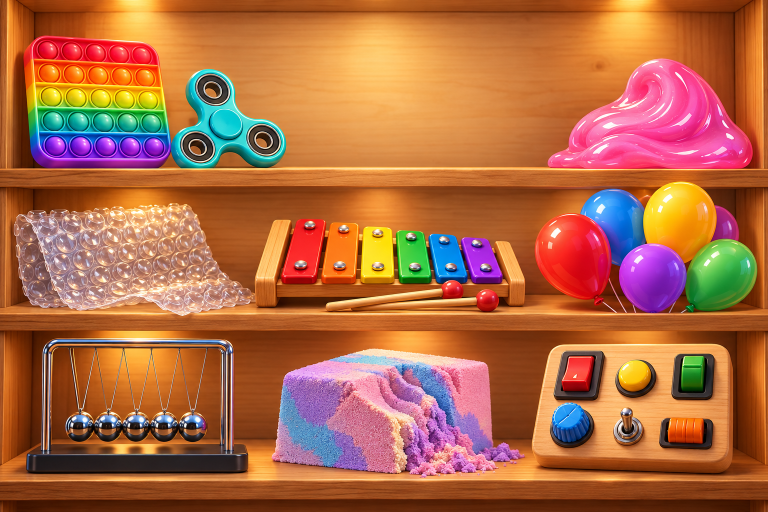
#> input picture fidget-toy-box/art_src/cover_land.png, 1536 x 1024 px (shown at 1/2 size)
$ python make_store_assets.py
#> lines starting #> are read from the running program, lines starting #| are printed output that depends on the picture; pictures that were not available may be replaced by others from this repository, and a replacement may not be noted
#!/usr/bin/env python3
"""Store / portal images from the Codex key art (art_src/) → store/.

  store/youtube/   thumbnails WITHOUT title text (Playables forbids branding/logos in thumbnails)
  store/titled/    the same crops with the game logo, for itch.io, CrazyGames, GameDistribution…
  store/icon_*.png square icons
"""
from pathlib import Path

from PIL import Image, ImageFilter

ROOT = Path(__file__).resolve().parent.parent
SRC = ROOT / "art_src"
OUT = ROOT / "store"


def crop_to(img, ratio, anchor_y=0.5):
    w, h = img.size
    if w / h > ratio:
        nw = round(h * ratio)
        x = (w - nw) // 2
        return img.crop((x, 0, x + nw, h))
    nh = round(w / ratio)
    y = round((h - nh) * anchor_y)
    return img.crop((0, y, w, y + nh))


def fit(img, size, anchor_y=0.5):
    return crop_to(img, size[0] / size[1], anchor_y).resize(size, Image.LANCZOS)


def add_logo(img, logo, width_frac, top_frac):
    img = img.convert("RGBA")
    lw = round(img.width * width_frac)
    lg = logo.resize((lw, round(logo.height * lw / logo.width)), Image.LANCZOS)
    x = (img.width - lg.width) // 2
    y = round(img.height * top_frac)
    # soft dark glow behind the logo so it reads on any background
    shadow = Image.new("RGBA", img.size, (0, 0, 0, 0))
    alpha = lg.getchannel("A").point(lambda a: int(a * 0.55))
    blob = Image.new("RGBA", lg.size, (40, 18, 5, 255))
    blob.putalpha(alpha)
    shadow.alpha_composite(blob, (x, y + max(4, lg.height // 40)))
    shadow = shadow.filter(ImageFilter.GaussianBlur(max(6, lg.height // 18)))
    img.alpha_composite(shadow)
    img.alpha_composite(lg, (x, y))
    return img.convert("RGB")


def save(img, path, quality=90):
    path.parent.mkdir(parents=True, exist_ok=True)
    if path.suffix == ".jpg":
        img.convert("RGB").save(path, quality=quality, optimize=True, progressive=True)
    else:
        img.save(path, optimize=True)
    print(f"{str(path.relative_to(ROOT)):42s} {img.size[0]}x{img.size[1]}  {path.stat().st_size // 1024} KB")


def main():
    land = Image.open(SRC / "cover_land.png").convert("RGB")
#> land is the input picture: PIL image 1536x1024 RGB; mean R, G, B 175.9, 106, 68.8
    port = Image.open(SRC / "cover_port.png").convert("RGB")
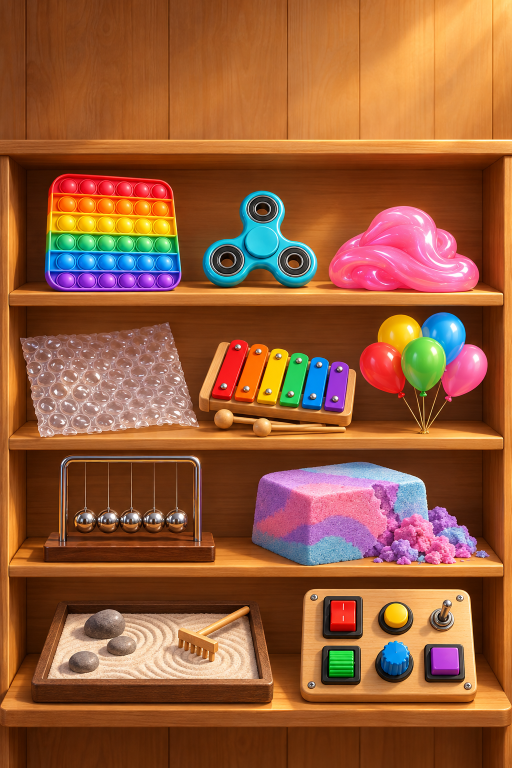
#> input picture fidget-toy-box/art_src/cover_port.png, 1024 x 1536 px (shown at 1/2 size)
#> port is the input picture: PIL image 1024x1536 RGB; mean R, G, B 151.1, 92.1, 57
    icon = Image.open(SRC / "icon.png").convert("RGB")
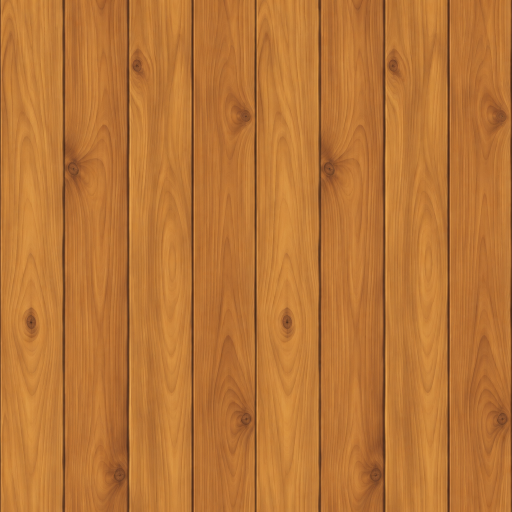
#> input picture fidget-toy-box/art_src/bg_wood.png, 1024 x 1024 px, given in place of icon.png, which was not available (shown at 1/2 size)
#> icon is the input picture: PIL image 1024x1024 RGB; mean R, G, B 185.3, 117.5, 54.2
    logo = Image.open(SRC / "logo.png").convert("RGBA")
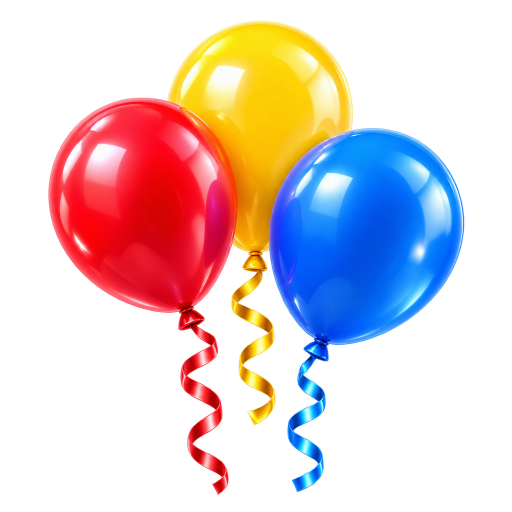
#> input picture fidget-toy-box/art_src/thumb_balloons.png, 1024 x 1024 px, given in place of logo.png, which was not available (shown at 1/2 size)
#> logo is the input picture: PIL image 1024x1024 RGBA; mean R, G, B, A 63.4, 45, 47.5, 91.6
    logo = logo.crop(logo.getchannel("A").point(lambda a: 255 if a > 12 else 0).getbbox())
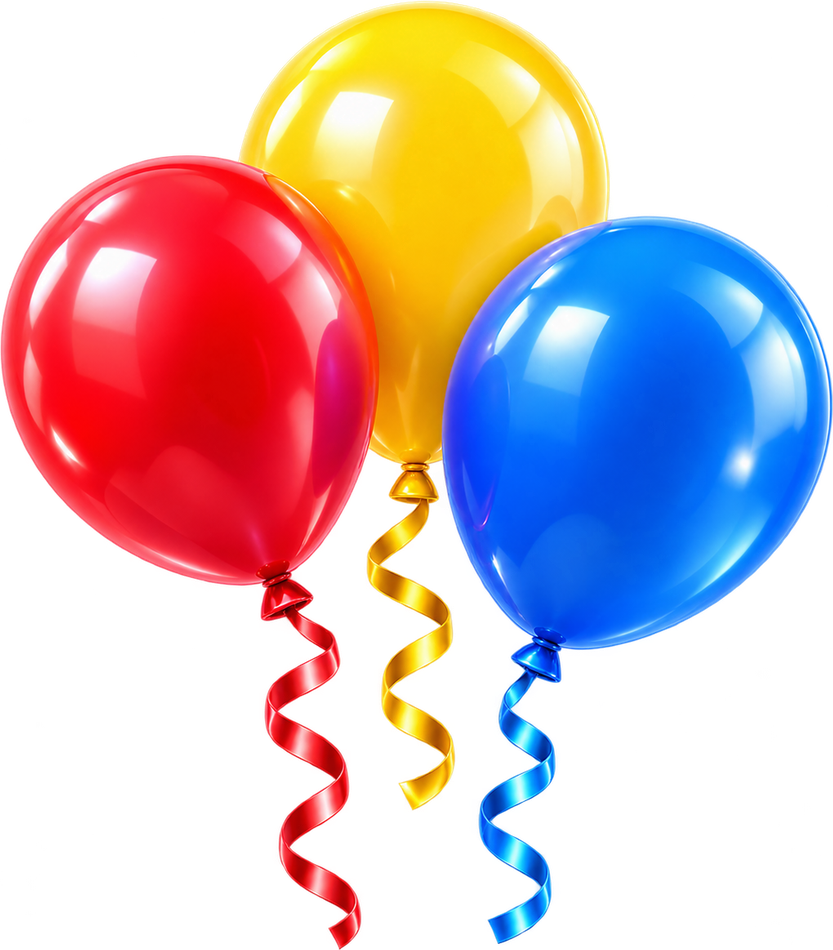
#> logo: PIL image 833x950 RGBA; mean R, G, B, A 83.9, 59.6, 62.8, 121.4; transparent parts drawn white

    sizes = {
        "landscape_1920x1080": (land, (1920, 1080), 0.45, (0.42, 0.03)),
        "landscape_1280x720": (land, (1280, 720), 0.45, (0.42, 0.03)),
        "landscape_800x450": (land, (800, 450), 0.45, (0.42, 0.03)),
        "portrait_1080x1920": (port, (1080, 1920), 0.5, (0.86, 0.035)),
        "portrait_800x1200": (port, (800, 1200), 0.4, (0.86, 0.03)),
        "square_1080x1080": (land, (1080, 1080), 0.5, (0.64, 0.025)),
        "square_800x800": (land, (800, 800), 0.5, (0.64, 0.025)),
        "itch_cover_630x500": (land, (630, 500), 0.5, (0.64, 0.025)),
    }
    for name, (src, size, ay, (lw, ly)) in sizes.items():
        base = fit(src, size, ay)
        save(base, OUT / "youtube" / f"{name}.jpg")
        save(add_logo(base, logo, lw, ly), OUT / "titled" / f"{name}.jpg")
#> this loop made 1 pass
#> (name, size, ay, ly) on pass 1: ('landscape_1920x1080', (1920, 1080), 0.45, 0.03)
#> pass 1, in main, `base = fit(src, size, ay)`:
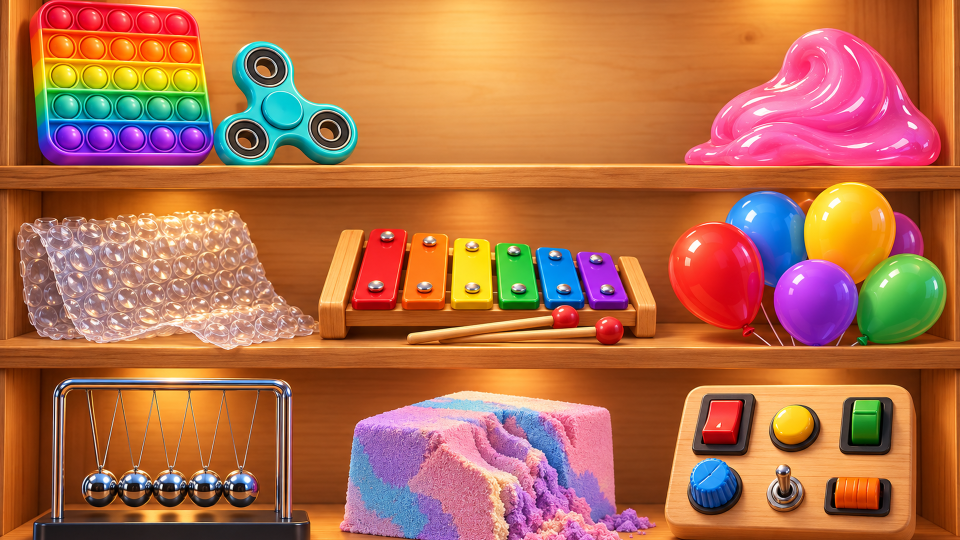
#> base: PIL image 1920x1080 RGB (shown at 1/2 size); mean R, G, B 178.9, 109.7, 75.1
    for s in (1024, 512, 256):
        save(icon.resize((s, s), Image.LANCZOS), OUT / f"icon_{s}.png")


if __name__ == "__main__":
#> (the run stopped early here; a loop or call above may not have finished)
